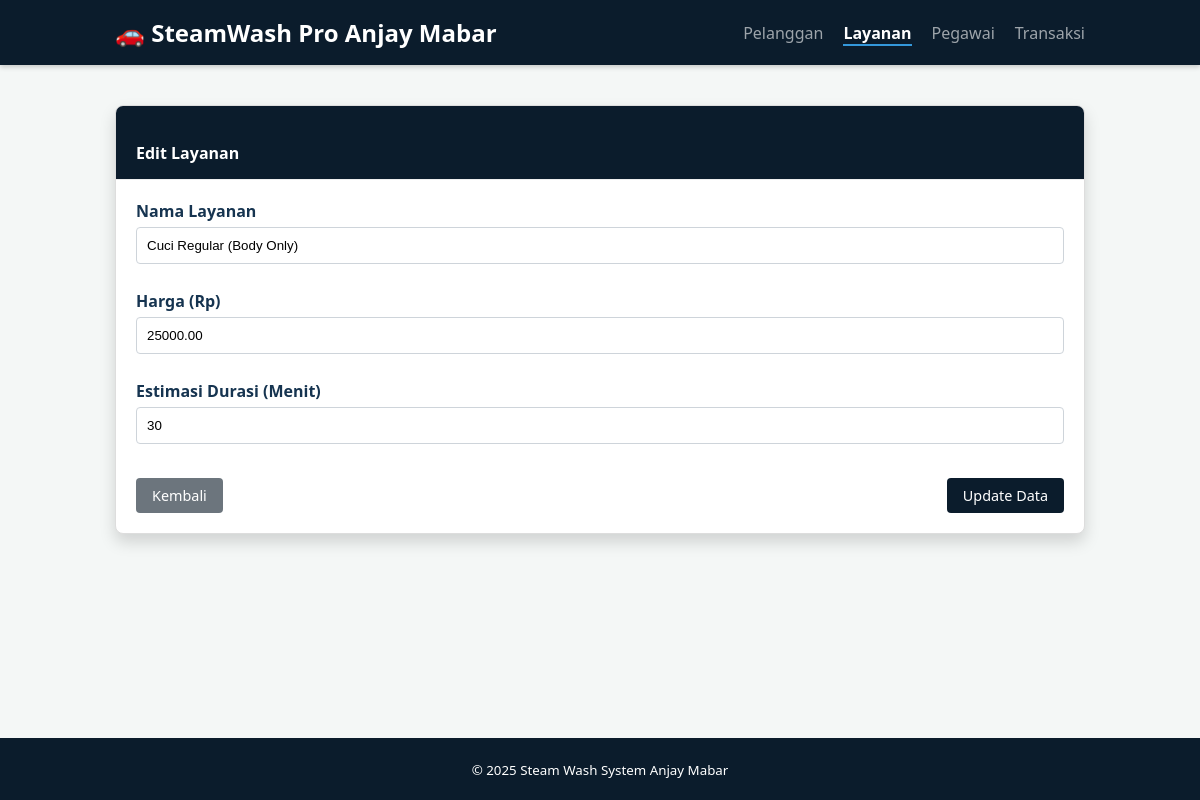
Screenshot of /index.php?page=edit_layanan&id=1 with the database file from the repository.
### tables this page shows
CREATE TABLE layanan (
    id_layanan INT AUTO_INCREMENT PRIMARY KEY,
    nama_layanan VARCHAR(50) NOT NULL,
    harga DECIMAL(10, 2) NOT NULL,
    durasi_menit INT NOT NULL
);

### viewmodels/LayananViewModel.php (called while the page is built, shortened)
<?php
require_once 'config/Database.php';
require_once 'models/Layanan.php';
class LayananViewModel {
    private $layananModel;
    public function __construct() {
        $database = new Database();
        $this->db = $database->getConnection();
        $this->layananModel = new Layanan($this->db);
    }
    public function getLayananById($id) {
        $this->layananModel->id_layanan = $id;
        return $this->layananModel->readOne();
    }
}
?>

### config/Database.php (called while the page is built, shortened)
<?php
class Database {
    private $host = "localhost";
    private $db_name = "db_tempatcucikendaraan";
    private $username = "root";
    private $password = "";
    public function getConnection() {
        $this->conn = null;
        try {
            $this->conn = new PDO("mysql:host=" . $this->host . ";dbname=" . $this->db_name, $this->username, $this->password);
            $this->conn->setAttribute(PDO::ATTR_ERRMODE, PDO::ERRMODE_EXCEPTION);
        } catch(PDOException $exception) {
            echo "Connection error: " . $exception->getMessage();
        }
        return $this->conn;
    }
}
?>

### models/Layanan.php (called while the page is built, shortened)
<?php
class Layanan {
    private $conn;
    private $table_name = "layanan";
    public $id_layanan;
    public function __construct($db) {
        $this->conn = $db;
    }
    public function readOne() {
        $query = "SELECT * FROM " . $this->table_name . " WHERE id_layanan = ? LIMIT 0,1";
        $stmt = $this->conn->prepare($query);
        $stmt->bindParam(1, $this->id_layanan);
        $stmt->execute();
        $row = $stmt->fetch(PDO::FETCH_ASSOC);
        if($row) {
            return $row;
        }
        return null;
    }
}
?>

### views/layanan_form.php (the view, shortened to what this page needs)
<?php
include 'views/template/header.php';
?>
<div class="row justify-content-center">
    <div class="col-md-6">
        <div class="card shadow">
            <div class="card-header" style="background-color: #0b1c2c; color: white;">
                <h4 class="mb-0"><?= isset($layanan) ? 'Edit Layanan' : 'Tambah Layanan Baru' ?></h4>
            </div>
            <div class="card-body">
                <?php
                $actionUrl = isset($layanan) ? 'index.php?action=update_layanan' : 'index.php?action=save_layanan';
                ?>
                <form action="<?= $actionUrl ?>" method="POST">
                    <div class="mb-3">
                        <label for="nama" class="form-label">Nama Layanan</label>
                        <input type="text" class="form-control" id="nama" name="nama_layanan"
                               value="<?= isset($layanan) ? $layanan['nama_layanan'] : '' ?>"
                               required placeholder="Contoh: Cuci Snow + Vakum">
                    </div>
                    <div class="mb-3">
                        <label for="harga" class="form-label">Harga (Rp)</label>
                        <input type="number" class="form-control" id="harga" name="harga"
                               value="<?= isset($layanan) ? $layanan['harga'] : '' ?>"
                               required placeholder="Contoh: 45000">
                    </div>
                    <div class="mb-3">
                        <label for="durasi" class="form-label">Estimasi Durasi (Menit)</label>
                        <input type="number" class="form-control" id="durasi" name="durasi_menit"
                               value="<?= isset($layanan) ? $layanan['durasi_menit'] : '' ?>"
                               required placeholder="Contoh: 45">
                    </div>
                    <div class="d-flex justify-content-between mt-4">
                        <a href="index.php?page=layanan" class="btn btn-secondary">Kembali</a>
                        <button type="submit" class="btn btn-primary">
                            <?= isset($layanan) ? 'Update Data' : 'Simpan Data' ?>
                        </button>
                    </div>
                </form>
            </div>
        </div>
    </div>
</div>
<?php include 'views/template/footer.php'; ?>

### views/template/header.php (style rules this page uses)
:root { --primary-dark: #0b1c2c; --secondary-dark: #163450; --accent-color: #3498db; --text-dark: #2c3e50; --bg-light: #f4f7f6; --success: #27ae60; --warning: #f39c12; --danger: #c0392b; --light: #f8f9fa; }
* { box-sizing: border-box; }
body { font-family: 'Segoe UI', Tahoma, sans-serif; background-color: var(--bg-light); margin: 0; padding: 0; color: var(--text-dark); display: flex; flex-direction: column; min-height: 100vh; }
.mb-3 { margin-bottom: 1rem; }
.mb-0 { margin-bottom: 0; }
.mt-4 { margin-top: 1.5rem; }
.d-flex { display: flex; }
.justify-content-between { justify-content: space-between; }
.justify-content-center { justify-content: center; }
.card { background: white; border-radius: 8px; box-shadow: 0 2px 4px rgba(0,0,0,0.1); overflow: hidden; border: 1px solid #ddd; }
.card-header { padding: 15px 20px; background-color: var(--primary-dark); color: white; border-bottom: 1px solid #eee; }
.card-body { padding: 20px; }
.shadow { box-shadow: 0 0.5rem 1rem rgba(0, 0, 0, 0.15); }
.btn { display: inline-block; padding: 8px 16px; font-size: 0.9rem; border: none; border-radius: 4px; cursor: pointer; text-decoration: none; transition: 0.2s; font-family: inherit; }
.btn-primary { background: var(--primary-dark); color: white; }
.btn-secondary { background: #6c757d; color: white; }
.form-label { font-weight: 600; margin-bottom: 5px; display: block; color: var(--secondary-dark); }
.form-control { width: 100%; padding: 10px; border: 1px solid #ced4da; border-radius: 4px; margin-bottom: 10px; }

### rows the page displays
layanan: nama_layanan "Cuci Regular (Body Only)", harga "25000.00", durasi_menit "30"
